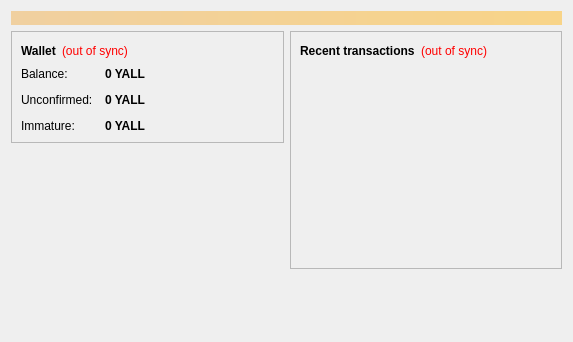
<?xml version="1.0" encoding="UTF-8"?>
<ui version="4.0">
 <class>OverviewPage</class>
 <widget class="QWidget" name="OverviewPage">
  <property name="geometry">
   <rect>
    <x>0</x>
    <y>0</y>
    <width>573</width>
    <height>342</height>
   </rect>
  </property>
  <property name="windowTitle">
   <string>Form</string>
  </property>
  <layout class="QVBoxLayout" name="topLayout">
   <item>
    <widget class="QLabel" name="labelAlerts">
     <property name="visible">
      <bool>false</bool>
     </property>
     <property name="styleSheet">
      <string notr="true">background-color: qlineargradient(x1: 0, y1: 0, x2: 1, y2: 0, stop:0 #F0D0A0, stop:1 #F8D488); color:#000000;</string>
     </property>
     <property name="wordWrap">
      <bool>true</bool>
     </property>
     <property name="margin">
      <number>3</number>
     </property>
    </widget>
   </item>
   <item>
    <layout class="QHBoxLayout" name="horizontalLayout" stretch="1,1">
     <item>
      <layout class="QVBoxLayout" name="verticalLayout_2">
       <item>
        <widget class="QFrame" name="frame">
         <property name="frameShape">
          <enum>QFrame::StyledPanel</enum>
         </property>
         <property name="frameShadow">
          <enum>QFrame::Raised</enum>
         </property>
         <layout class="QVBoxLayout" name="verticalLayout_4">
          <item>
           <layout class="QHBoxLayout" name="horizontalLayout_4">
            <item>
             <widget class="QLabel" name="label_5">
              <property name="font">
               <font>
                <weight>75</weight>
                <bold>true</bold>
               </font>
              </property>
              <property name="text">
               <string>Wallet</string>
              </property>
             </widget>
            </item>
            <item>
             <widget class="QLabel" name="labelWalletStatus">
              <property name="toolTip">
               <string>The displayed information may be out of date. Your wallet automatically synchronizes with the Yallcoin network after a connection is established, but this process has not completed yet.</string>
              </property>
              <property name="styleSheet">
               <string notr="true">QLabel { color: red; }</string>
              </property>
              <property name="text">
               <string notr="true">(out of sync)</string>
              </property>
              <property name="alignment">
               <set>Qt::AlignLeading|Qt::AlignLeft|Qt::AlignVCenter</set>
              </property>
             </widget>
            </item>
            <item>
             <spacer name="horizontalSpacer_2">
              <property name="orientation">
               <enum>Qt::Horizontal</enum>
              </property>
              <property name="sizeHint" stdset="0">
               <size>
                <width>40</width>
                <height>20</height>
               </size>
              </property>
             </spacer>
            </item>
           </layout>
          </item>
          <item>
           <layout class="QFormLayout" name="formLayout_2">
            <property name="fieldGrowthPolicy">
             <enum>QFormLayout::AllNonFixedFieldsGrow</enum>
            </property>
            <property name="horizontalSpacing">
             <number>12</number>
            </property>
            <property name="verticalSpacing">
             <number>12</number>
            </property>
            <item row="0" column="0">
             <widget class="QLabel" name="label">
              <property name="text">
               <string>Balance:</string>
              </property>
             </widget>
            </item>
            <item row="0" column="1">
             <widget class="QLabel" name="labelBalance">
              <property name="font">
               <font>
                <weight>75</weight>
                <bold>true</bold>
               </font>
              </property>
              <property name="cursor">
               <cursorShape>IBeamCursor</cursorShape>
              </property>
              <property name="toolTip">
               <string>Your current balance</string>
              </property>
              <property name="text">
               <string notr="true">0 YALL</string>
              </property>
              <property name="textInteractionFlags">
               <set>Qt::LinksAccessibleByMouse|Qt::TextSelectableByKeyboard|Qt::TextSelectableByMouse</set>
              </property>
             </widget>
            </item>
            <item row="1" column="0">
             <widget class="QLabel" name="label_3">
              <property name="text">
               <string>Unconfirmed:</string>
              </property>
             </widget>
            </item>
            <item row="1" column="1">
             <widget class="QLabel" name="labelUnconfirmed">
              <property name="font">
               <font>
                <weight>75</weight>
                <bold>true</bold>
               </font>
              </property>
              <property name="cursor">
               <cursorShape>IBeamCursor</cursorShape>
              </property>
              <property name="toolTip">
               <string>Total of transactions that have yet to be confirmed, and do not yet count toward the current balance</string>
              </property>
              <property name="text">
               <string notr="true">0 YALL</string>
              </property>
              <property name="textInteractionFlags">
               <set>Qt::LinksAccessibleByMouse|Qt::TextSelectableByKeyboard|Qt::TextSelectableByMouse</set>
              </property>
             </widget>
            </item>
            <item row="2" column="0">
             <widget class="QLabel" name="labelImmatureText">
              <property name="text">
               <string>Immature:</string>
              </property>
             </widget>
            </item>
            <item row="2" column="1">
             <widget class="QLabel" name="labelImmature">
              <property name="font">
               <font>
                <weight>75</weight>
                <bold>true</bold>
               </font>
              </property>
              <property name="toolTip">
               <string>Mined balance that has not yet matured</string>
              </property>
              <property name="text">
               <string notr="true">0 YALL</string>
              </property>
              <property name="textInteractionFlags">
               <set>Qt::LinksAccessibleByMouse|Qt::TextSelectableByKeyboard|Qt::TextSelectableByMouse</set>
              </property>
             </widget>
            </item>
           </layout>
          </item>
         </layout>
        </widget>
       </item>
       <item>
        <spacer name="verticalSpacer">
         <property name="orientation">
          <enum>Qt::Vertical</enum>
         </property>
         <property name="sizeHint" stdset="0">
          <size>
           <width>20</width>
           <height>40</height>
          </size>
         </property>
        </spacer>
       </item>
      </layout>
     </item>
     <item>
      <layout class="QVBoxLayout" name="verticalLayout_3">
       <item>
        <widget class="QFrame" name="frame_2">
         <property name="frameShape">
          <enum>QFrame::StyledPanel</enum>
         </property>
         <property name="frameShadow">
          <enum>QFrame::Raised</enum>
         </property>
         <layout class="QVBoxLayout" name="verticalLayout">
          <item>
           <layout class="QHBoxLayout" name="horizontalLayout_2">
            <item>
             <widget class="QLabel" name="label_4">
              <property name="text">
               <string>&lt;b&gt;Recent transactions&lt;/b&gt;</string>
              </property>
             </widget>
            </item>
            <item>
             <widget class="QLabel" name="labelTransactionsStatus">
              <property name="toolTip">
               <string>The displayed information may be out of date. Your wallet automatically synchronizes with the Yallcoin network after a connection is established, but this process has not completed yet.</string>
              </property>
              <property name="styleSheet">
               <string notr="true">QLabel { color: red; }</string>
              </property>
              <property name="text">
               <string notr="true">(out of sync)</string>
              </property>
              <property name="alignment">
               <set>Qt::AlignRight|Qt::AlignTrailing|Qt::AlignVCenter</set>
              </property>
             </widget>
            </item>
            <item>
             <spacer name="horizontalSpacer">
              <property name="orientation">
               <enum>Qt::Horizontal</enum>
              </property>
              <property name="sizeHint" stdset="0">
               <size>
                <width>40</width>
                <height>20</height>
               </size>
              </property>
             </spacer>
            </item>
           </layout>
          </item>
          <item>
           <widget class="QListView" name="listTransactions">
            <property name="styleSheet">
             <string notr="true">QListView { background: transparent; }</string>
            </property>
            <property name="frameShape">
             <enum>QFrame::NoFrame</enum>
            </property>
            <property name="verticalScrollBarPolicy">
             <enum>Qt::ScrollBarAlwaysOff</enum>
            </property>
            <property name="horizontalScrollBarPolicy">
             <enum>Qt::ScrollBarAlwaysOff</enum>
            </property>
            <property name="selectionMode">
             <enum>QAbstractItemView::NoSelection</enum>
            </property>
           </widget>
          </item>
         </layout>
        </widget>
       </item>
       <item>
        <spacer name="verticalSpacer_2">
         <property name="orientation">
          <enum>Qt::Vertical</enum>
         </property>
         <property name="sizeHint" stdset="0">
          <size>
           <width>20</width>
           <height>40</height>
          </size>
         </property>
        </spacer>
       </item>
      </layout>
     </item>
    </layout>
   </item>
  </layout>
 </widget>
 <resources/>
 <connections/>
</ui>
